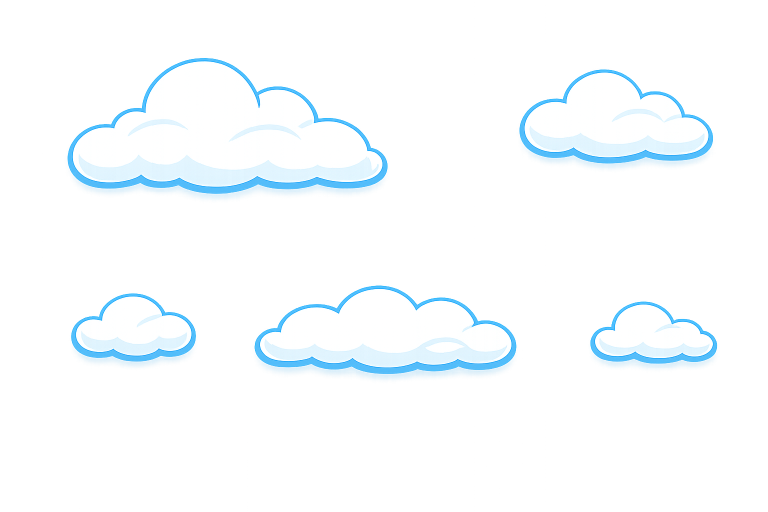
#> input picture images/drafts/day_clouds_2.png, 1536 x 1024 px (shown at 1/2 size)
$ python extract_clouds.py ../../images/drafts/day_clouds_2.png
#> lines starting #> are read from the running program, lines starting #| are printed output that depends on the picture; after the words box and inside, x2 and y2 are one past the last pixel; in counts of white or black regions, pixels touching at a corner belong together
#!/usr/bin/env python3
"""
Extracts the 5 cloud sprites from images/drafts/day_clouds_2.png and
night_clouds_2.png (each 1536x1024, replacement art for the original
day_clouds.png/night_clouds.png) into day_cloud_1..5.png /
night_cloud_1..5.png.

Layout (measured via per-band alpha-content column runs, re-measured for
this "_2" art since its cloud positions/sizes shifted from the original
sheets - day and night are no longer pixel-aligned to each other either):
top band has 2 clouds (1=big, top-left; 2=small, top-right), bottom band
has 3 (3=small bottom-left; 4=medium bottom-mid; 5=small bottom-right) -
this numbering matches the original sheets' so drawScene()'s cloud
positions/indices don't need to change, just the source art.

Same tight alpha-bbox + pad method as the other extract_*.py scripts,
scaled to a target width preserving aspect ratio (clouds are wide/flat,
so width-constrained rather than height-constrained like the glyphs).

Usage:
    python3 extract_clouds.py [--dry-run]
"""

import sys
import os
from PIL import Image
import numpy as np

DRAWABLES_DIR = os.path.normpath(
    os.path.join(os.path.dirname(__file__), "..", "..", "resources", "drawables")
)
DRAFTS_DIR = os.path.join(os.path.dirname(__file__), "..", "..", "images", "drafts")

SIG_THRESHOLD = 2
PAD = 6
TARGET_W = 140

SHEETS = {
    "day": {
        "path": os.path.join(DRAFTS_DIR, "day_clouds_2.png"),
        "top_band": (95, 420),
        "bottom_band": (550, 785),
        "top_cols": [(110, 795), (1015, 1449)],
        "bottom_cols": [(120, 410), (485, 1050), (1157, 1459)],
    },
    "night": {
        "path": os.path.join(DRAFTS_DIR, "night_clouds_2.png"),
        "top_band": (95, 445),
        "bottom_band": (547, 790),
        "top_cols": [(80, 820), (998, 1460)],
        "bottom_cols": [(104, 420), (466, 1070), (1138, 1469)],
    },
}


def tight_bbox(sub):
    rowsum = sub.sum(axis=1)
    colsum = sub.sum(axis=0)
    rows = np.where(rowsum > SIG_THRESHOLD)[0]
    cols = np.where(colsum > SIG_THRESHOLD)[0]
    if len(rows) == 0 or len(cols) == 0:
        return None
    return cols.min(), rows.min(), cols.max() + 1, rows.max() + 1


def extract_one(sheet, band, col_range, prefix, num, dry_run):
    r0, r1 = band
    c0, c1 = col_range
    a = np.array(sheet)
    mask = a[:, :, 3] > 3
    sub = mask[r0:r1, c0:c1]
    bbox = tight_bbox(sub)
    name = f"{prefix}_cloud_{num}"
    if bbox is None:
        print(f"{name}: EMPTY REGION - skipping")
        return
    lx0, ly0, lx1, ly1 = bbox
    box = (max(0, c0 + lx0 - PAD), max(0, r0 + ly0 - PAD),
           min(sheet.width, c0 + lx1 + PAD), min(sheet.height, r0 + ly1 + PAD))
    crop = sheet.crop(box)
    scale = TARGET_W / crop.width
    new_h = max(1, round(crop.height * scale))
    resized = crop.resize((TARGET_W, new_h), Image.LANCZOS)

    out_path = os.path.join(DRAWABLES_DIR, f"{name}.png")
    print(f"{name}: sheet-box={box} -> {resized.size} ink-bbox={resized.getbbox()}")
    if not dry_run:
        resized.save(out_path)


def main():
    dry_run = "--dry-run" in sys.argv[1:]
    for prefix, cfg in SHEETS.items():
        sheet = Image.open(cfg["path"]).convert("RGBA")
#> sheet is the input picture: PIL image 1536x1024 RGBA; mean R, G, B, A 121.9, 152.5, 167.6, 44.9
        for i, col_range in enumerate(cfg["top_cols"], start=1):
            extract_one(sheet, cfg["top_band"], col_range, prefix, i, dry_run)
#> this loop made 2 passes
#> (lx0 in extract_one, ly0 in extract_one, lx1 in extract_one, ly1 in extract_one, box in extract_one) on passes 1 to 2: (20, 18, 668, 310, (124, 107, 784, 411)), (20, 41, 415, 249, (1029, 130, 1436, 350))
#| day_cloud_1: sheet-box=(124, 107, 784, 411) -> (140, 64) ink-bbox=(0, 0, 140, 63)
#| day_cloud_2: sheet-box=(1029, 130, 1436, 350) -> (140, 76) ink-bbox=(0, 0, 139, 75)
#> pass 1, in extract_one, `mask = a[:, :, 3] > 3`:
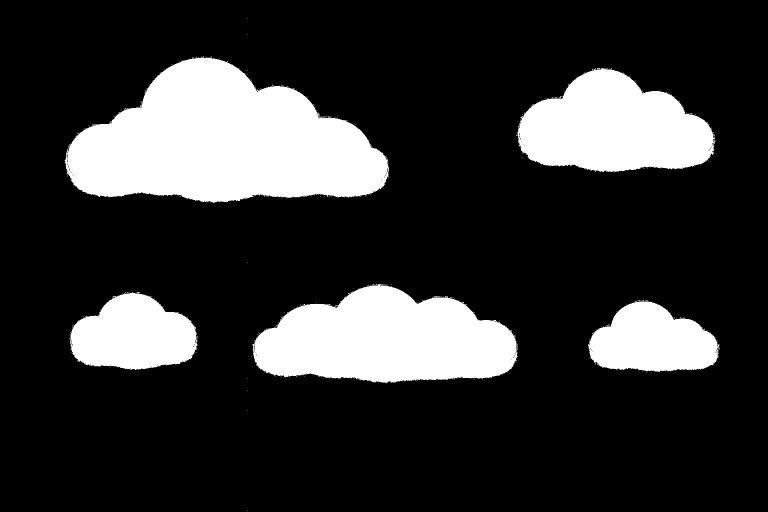
#> mask: shape (1024, 1536) bool (shown at 1/2 size); 19.8% white; 284 white regions (279 under 20 px), largest, box (x1, y1, x2, y2) and area: (129, 112, 778, 406) 123999, (504, 568, 1035, 767) 74765, (1034, 136, 1431, 344) 57032, (139, 586, 395, 740) 28659, (1176, 602, 1439, 744) 26401
#> pass 1, in extract_one, `sub = mask[r0:r1, c0:c1]`:
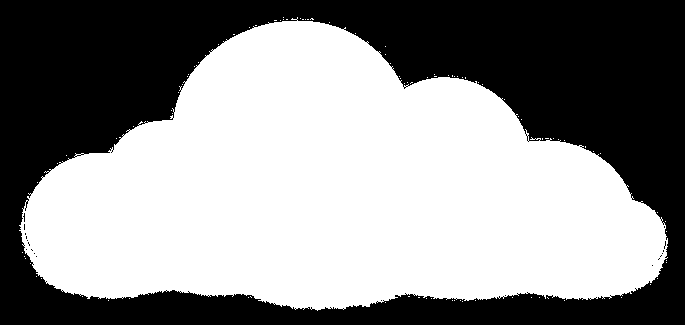
#> sub: shape (325, 685) bool; 55.8% white; 20 black regions (19 under 20 px), largest, box (x1, y1, x2, y2) and area: (0, 0, 685, 325) 98456
#> pass 1, in extract_one, `resized = crop.resize((TARGET_W, new_h), Image.LANCZOS)`:
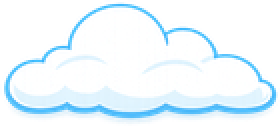
#> resized: PIL image 140x64 RGBA (shown 2 times larger); mean R, G, B, A 134.3, 154, 165, 144.1; transparent parts drawn white
        for i, col_range in enumerate(cfg["bottom_cols"], start=3):
            extract_one(sheet, cfg["bottom_band"], col_range, prefix, i, dry_run)
#> this loop made 3 passes
#> (lx0 in extract_one, ly0 in extract_one, lx1 in extract_one, ly1 in extract_one, box in extract_one) on passes 1 to 3: (19, 34, 275, 190, (133, 578, 401, 746)), (20, 18, 550, 216, (499, 562, 1041, 772)), (20, 51, 283, 194, (1171, 595, 1446, 750))
#| day_cloud_3: sheet-box=(133, 578, 401, 746) -> (140, 88) ink-bbox=(0, 2, 139, 86)
#| day_cloud_4: sheet-box=(499, 562, 1041, 772) -> (140, 54) ink-bbox=(0, 0, 140, 53)
#| day_cloud_5: sheet-box=(1171, 595, 1446, 750) -> (140, 79) ink-bbox=(2, 2, 138, 78)
#> pass 1, in extract_one (call 3), `sub = mask[r0:r1, c0:c1]`:
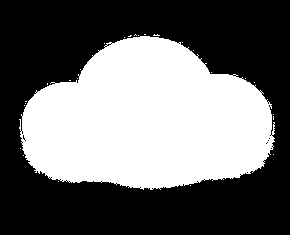
#> sub: shape (235, 290) bool; 42.1% white; 27 white regions (26 under 20 px), largest, box (x1, y1, x2, y2) and area: (19, 36, 275, 190) 28659
#> pass 1, in extract_one (call 3), `crop = sheet.crop(box)`:
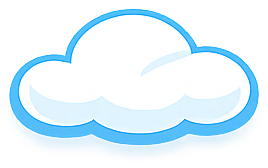
#> crop: PIL image 268x168 RGBA; mean R, G, B, A 175.7, 216.8, 239.1, 139.4; transparent parts drawn white
#> pass 1, in extract_one (call 3), `resized = crop.resize((TARGET_W, new_h), Image.LANCZOS)`:
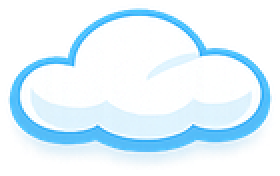
#> resized: PIL image 140x88 RGBA (shown 2 times larger); mean R, G, B, A 125.1, 152.8, 168, 139.4; transparent parts drawn white
#> pass 2, in extract_one (call 4), `sub = mask[r0:r1, c0:c1]`:
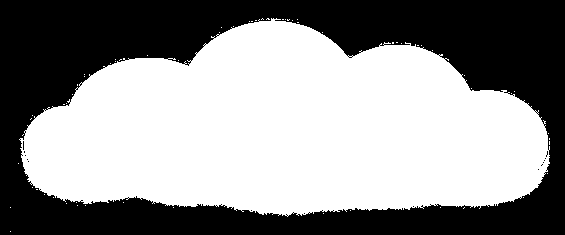
#> sub: shape (235, 565) bool; 56.4% white; 15 black regions (14 under 20 px), largest, box (x1, y1, x2, y2) and area: (0, 0, 565, 235) 57889
#> pass 2 of the loop in main, `for prefix, cfg in SHEETS.items():`:
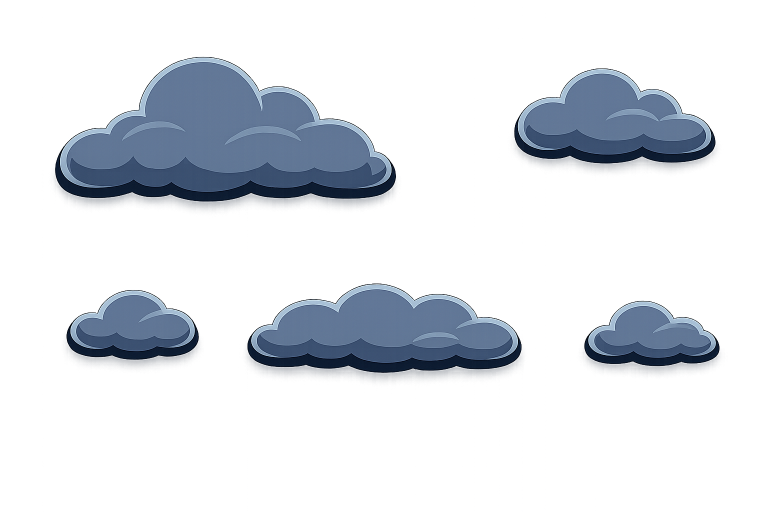
#> input picture images/drafts/night_clouds_2.png, 1536 x 1024 px (shown at 1/2 size)
#> in main, sheet is the input picture: PIL image 1536x1024 RGBA; mean R, G, B, A 109.3, 119.9, 133, 50.2
#> the loop in main, `for i, col_range in enumerate(cfg["top_cols"], start=1):` made 2 passes
#> (lx0 in extract_one, ly0 in extract_one, lx1 in extract_one, ly1 in extract_one, box in extract_one) on passes 1 to 2: (20, 18, 722, 334, (94, 107, 808, 435)), (20, 42, 443, 257, (1012, 131, 1447, 358))
#> (printed output is left out)
#> pass 1, in extract_one (call 6), `mask = a[:, :, 3] > 3`:
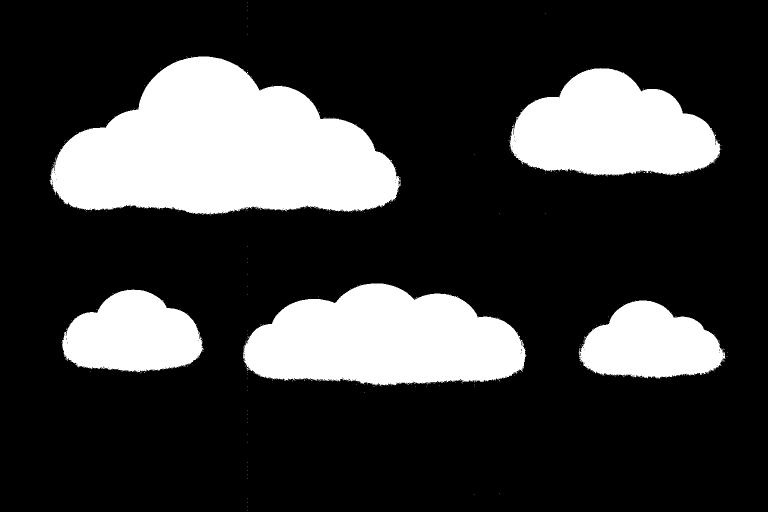
#> mask: shape (1024, 1536) bool (shown at 1/2 size); 23% white; 376 white regions (371 under 20 px), largest, box (x1, y1, x2, y2) and area: (99, 113, 802, 429) 146587, (486, 567, 1053, 772) 84854, (1019, 136, 1441, 353) 63495, (123, 579, 408, 745) 33779, (1157, 601, 1451, 758) 31861
#> the loop in main, `for i, col_range in enumerate(cfg["bottom_cols"], start=3):` made 3 passes
#> (bbox in extract_one, ly0 in extract_one, lx1 in extract_one, ly1 in extract_one, box in extract_one) on passes 1 to 3: ((20, 32, 302, 198), 32, 302, 198, (118, 573, 412, 751)), ((20, 20, 586, 227), 20, 586, 227, (480, 561, 1058, 780)), ((20, 54, 312, 210), 54, 312, 210, (1152, 595, 1456, 763))
#> (printed output is left out)
#> pass 2, in extract_one (call 9), `sub = mask[r0:r1, c0:c1]`:
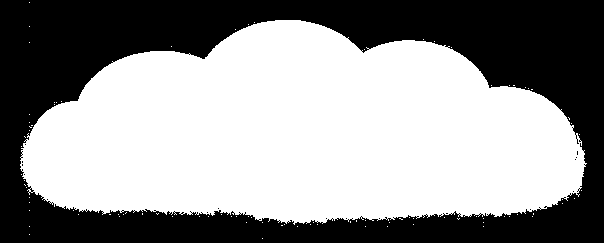
#> sub: shape (243, 604) bool; 57.9% white; 17 black regions (16 under 20 px), largest, box (x1, y1, x2, y2) and area: (0, 0, 604, 243) 61782


if __name__ == "__main__":
    main()
